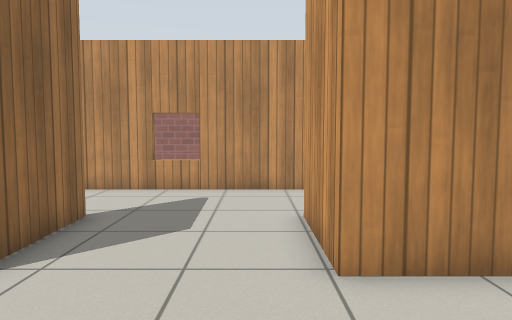
view 1 (above)

24 first-person views from a walk through a Gazebo world. The camera is 0.94 m above the floor, tilts 4° down and sees 70° across. The floor is counted in squares, 0.5 m on a side. Each view is taken from the middle of a square. On the plan, view 1 faces up. The plan holds only what a view shows up to about 18 squares ahead; the rest is blank. Simple patterns stand in for the simulator's built-in surfaces.

view 2
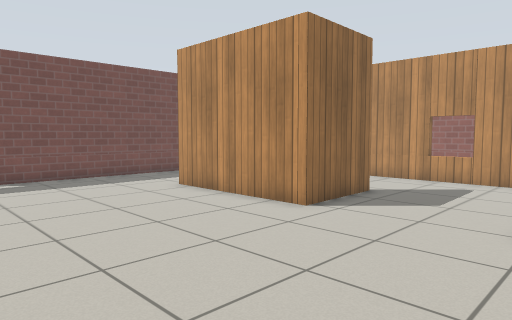

view 3
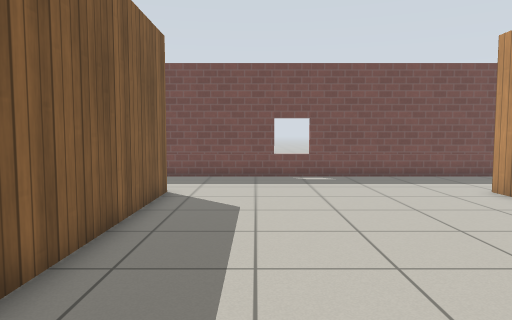

view 4
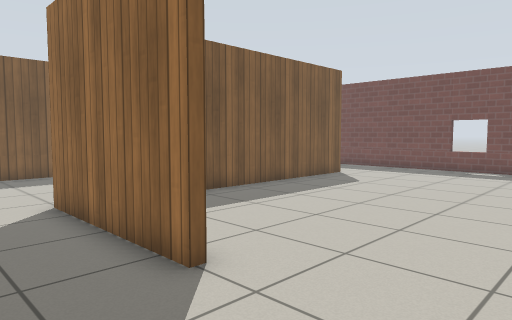

view 5
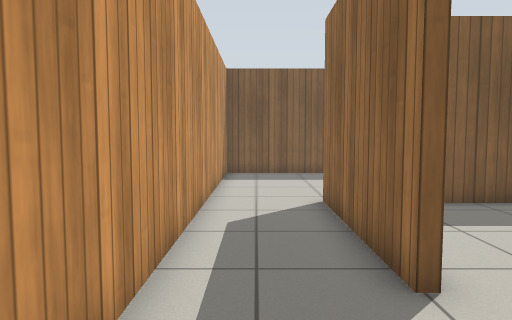

view 6
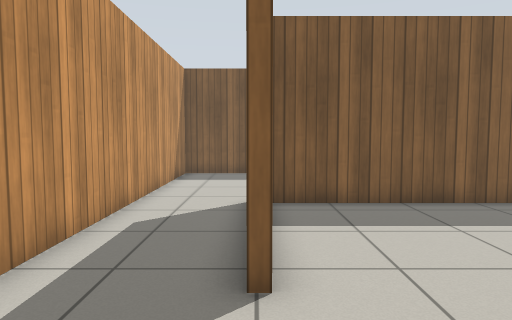

view 7
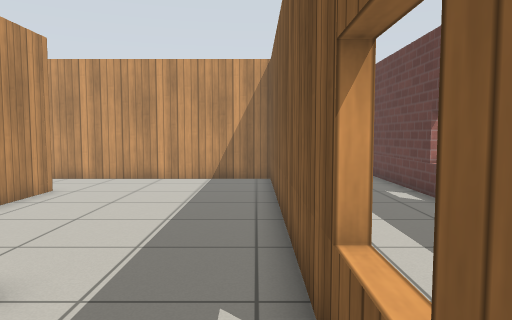

view 8
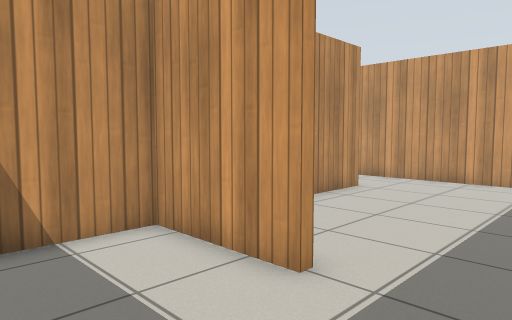

view 9
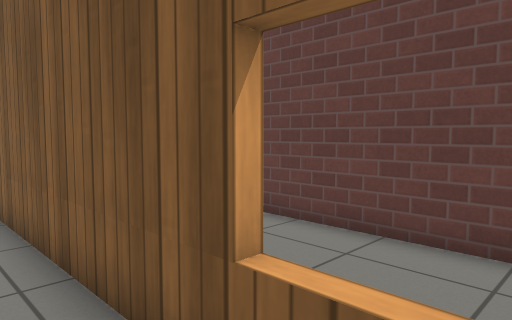

view 10
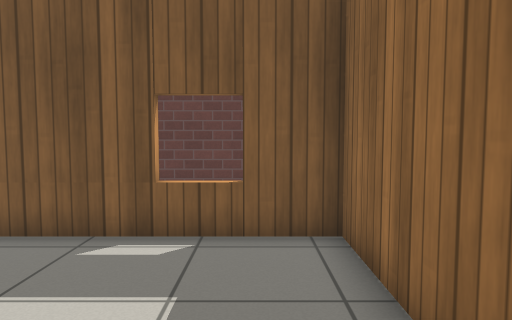

view 11
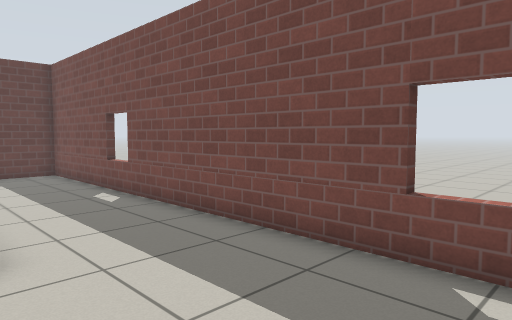

view 12
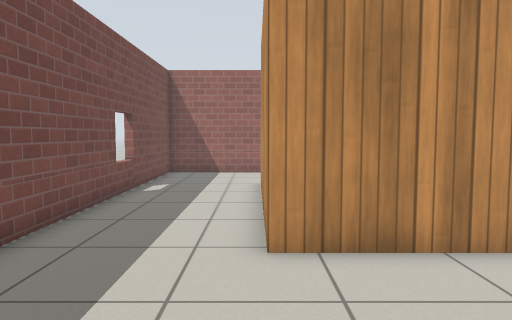

view 13
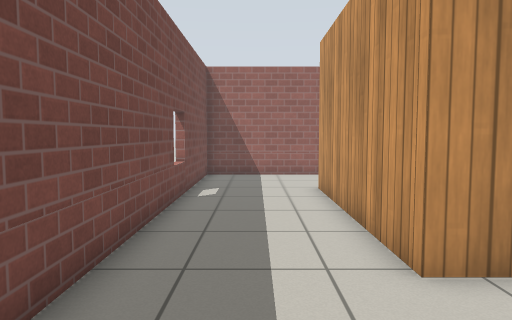

view 14
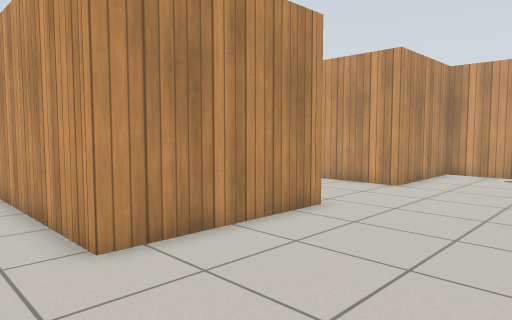

view 15
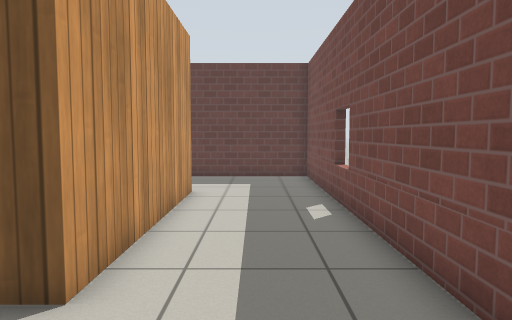

view 16
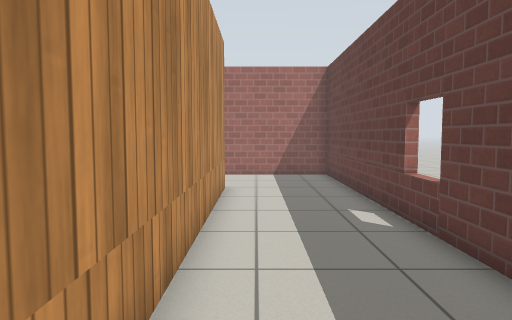

view 17
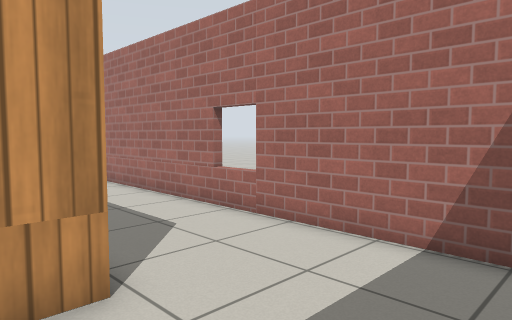

view 18
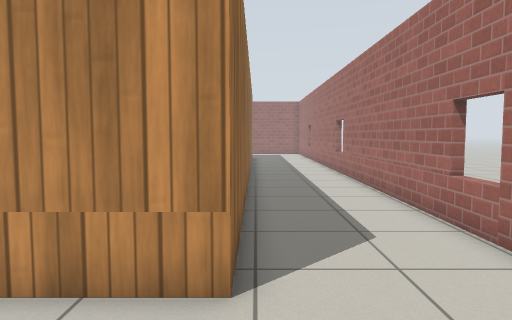

view 19
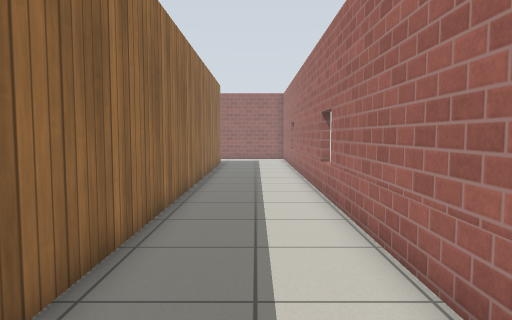

view 20
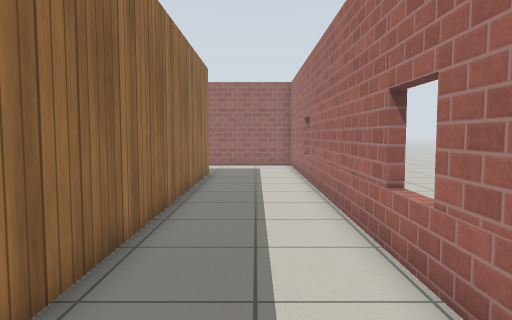

view 21
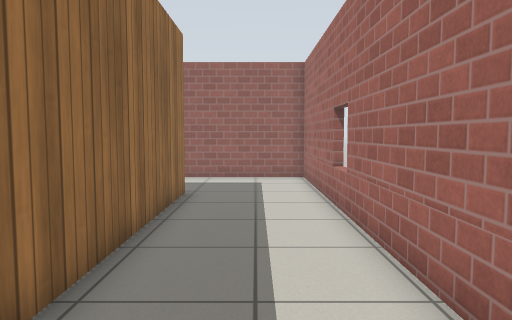

view 22
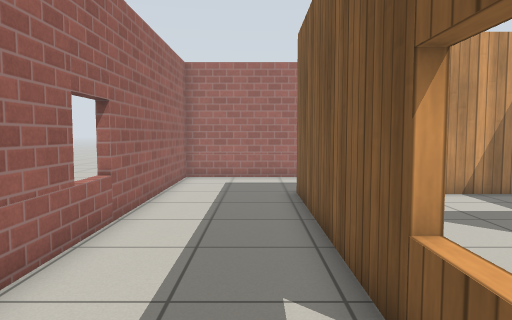

view 23
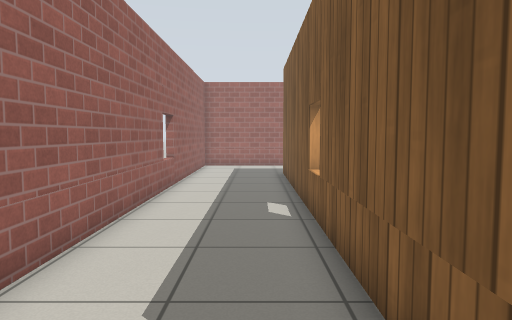

view 24
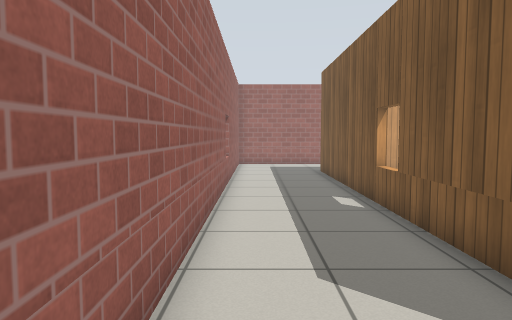

### Floor plan
Ten units are one square. View 1 is at (0, 0); x grows to the right and y downward. Boxes are objects, and circles mark ways between rooms. Rooms are numbered by the first view taken in them; rooms with no view inside come last. Other rooms are left out.
<svg viewBox="-148 -176 264 364">
<path fill="none" stroke="#000" d="M25 -47 11 -47 11 -83M-39 -83 -38 -47 -98 -47 -98 -127M5 -124 -44 -124M-98 140 -98 59 26 59M-93 -127 67 -127 67 139 -45 139M-76 183 111 183 111 -171 -143 -171 -143 183 -91 183M31 1 31 62 4 62M-48 100 -51 100M-56 136 64 136 64 -47 25 -47M-96 91 -96 136 -56 136M-51 100 -51 62 -79 62"/>
<circle cx="30" cy="-20" r="3" fill="#2a7"/>
<circle cx="-50" cy="115" r="3" fill="#2a7"/>
<text x="-30" y="10">1</text>
<text x="20" y="70">2</text>
<text x="-80" y="100">3</text>
</svg>
Room 1 opens to room 2. Room 2 opens to room 3.

Where each view was taken, in squares from view 1:
view 1: 0 up, 0 right, facing up
view 2: 3 down, 2 right, facing up-left
view 3: 3 down, 2 right, facing left
view 4: 4 up, 6 right, facing down-left
view 5: 4 up, 5 right, facing down
view 6: 4 up, 3 right, facing down
view 7: 13 down, 9 left, facing right
view 8: 13 down, 9 left, facing up-right
view 9: 12 down, 8 left, facing down-right
view 10: 7 down, 8 left, facing down
view 11: 0 up, 9 left, facing down-left
view 12: 1 down, 10 left, facing up
view 13: 0 up, 12 left, facing up
view 14: 1 down, 12 left, facing up-right
view 15: 2 down, 12 left, facing down
view 16: 15 down, 6 left, facing right
view 17: 18 down, 5 right, facing up-right
view 18: 18 down, 7 right, facing up
view 19: 11 down, 9 right, facing up
view 20: 5 down, 9 right, facing up
view 21: 1 up, 9 right, facing up
view 22: 14 up, 5 left, facing right
view 23: 14 up, 11 left, facing right
view 24: 16 up, 12 left, facing right
